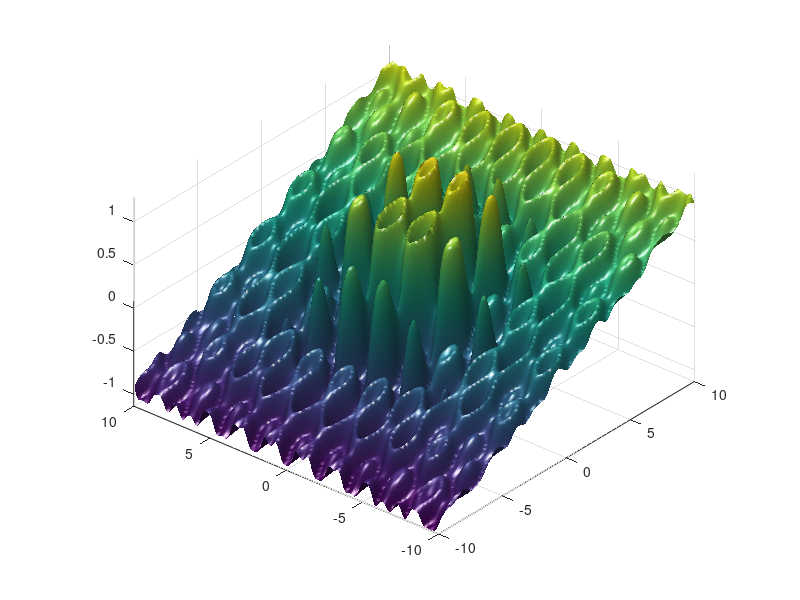
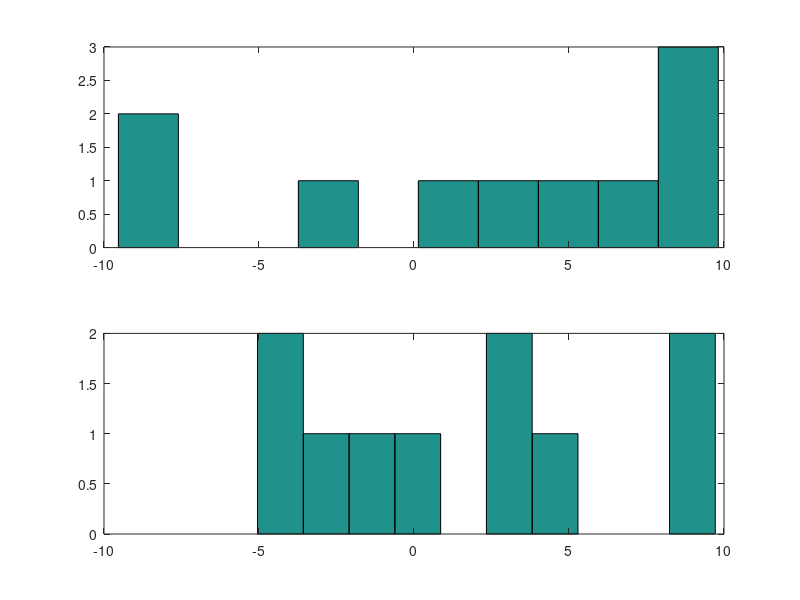

Write MATLAB code to recreate these figures, in order. (Note: this script raises an error after producing the figures.)
%Example of code that uses Monte Carlo methods to find n different
% starting points to use gradient-based optimization to find the maximum
% height in a very rough terrain.
% BME 599  Francisco Valero-Cuevas, Copyright 2010
clear all;
close all;
%****************  Define the equal ranges for variables X and Y 

UB = 10;
LB = -10;
x_lb = LB;
x_ub = UB;
y_lb = LB;
y_ub = UB;

%**************** Create the terrain for the function to be optimized that
% represents a very rough terrain
[X,Y] = meshgrid(LB:.1:UB);
R = sqrt(X.^2 + Y.^2) + 1.5*sin(2*X) + 2* cos(3*Y) + eps;
Z = sin(R)./R + X*.1 + Y * .005;

% Show the terrain in Figure 1
fig1= surf(X,Y,Z,'FaceColor','interp',...
    'EdgeColor','none',...
    'FaceLighting','phong');
daspect([5 5 1])
axis tight
view(-50,30)
camlight left
%**************** Sample n random values of X and Y
n = 1e1;

% SETTING SEED HERE, so that each time you run this you get a different set
% of random numbers
tstart = clock;
seed = round(sum(1000*tstart));
rand('state',seed);             % NOTE: This sets the seed for the UNIFORM distribution only.
% save tempseed seed -ASCII;    % Saving seed if you want to repeat the exact same simulation later.

xr = random('unif', x_lb, x_ub, n, 1);
yr = random('unif', y_lb, y_ub, n, 1);

% Plot the histogram of the n random values of X and Y
fig2 = figure;
subplot(211); hist(xr);
subplot(212); hist(yr);

%**************************** Run the optimization with lsqnonlin
% CANNOT USE EQUALITY CONSTRAINTS IN X
OPTIONS=optimset('LargeScale','off', 'MaxFunEvals',600, 'MaxIter', 100); % set optimizer options
x0 = [8 8]; %initial guess [X Y]

% Starting guess for [X Y]
[x,resnorm,exitflag,residual,output] = lsqnonlin(@jaggedterrain,x0, [], [], OPTIONS)    % Invoke optimizer

x % this is the optimal k and m  pair lsqnonlin found

%**************************** Run the optimization with fmincon

fig3 = figure
figure(fig3)
mesh(X,Y,Z);
hold on
% fig3 = surf(X,Y,Z,'FaceColor','interp',...
%     'EdgeColor','none',...
%     'FaceLighting','phong')
% daspect([5 5 1])
% axis tight
% view(-50,30)
% camlight left

% CAN USE EQUALITY CONSTRAINTS IN X
% x0 = [3 3]; %initial guess [X Y]

% Inequality constraints Ax<=b
A = [1  0;
    -1  0;
     0  1;
     0 -1];
 b = [UB;
     -LB;
      UB;
     -LB];
for i = 1:n,
	x0 = [xr(i) yr(i)]    
	x = fmincon(@jaggedterrain,x0,A,b); % Invoke optimizer
%   line([x0(1) x0(1)], [x0(2) x0(2)], [jaggedterrain2(x0) 2],...
%   'Color','b','LineWidth',2); % show only starting point
% 	line([x(1) x(1)], [x(2) x(2)], [jaggedterrain2(x) 2],...
% 	'Color','k','LineWidth',2); % show only optimized value
% Plot the starting point in blue, and the end point in black of every optimization
    line([x0(1) x0(1) x(1)], [x0(2) x0(2) x(2)], [jaggedterrain2(x0) 2, 2], 'Color','b','LineWidth',2);
	line([x(1) x(1)], [x(2) x(2)], [jaggedterrain2(x) 2], 'Color','k','LineWidth',2);
		if jaggedterrain2(x) >= max(max(Z))
         line([x(1) x(1)], [x(2) x(2)], [jaggedterrain2(x) 3], 'Color','r','LineWidth',4);
		end
end
hold off